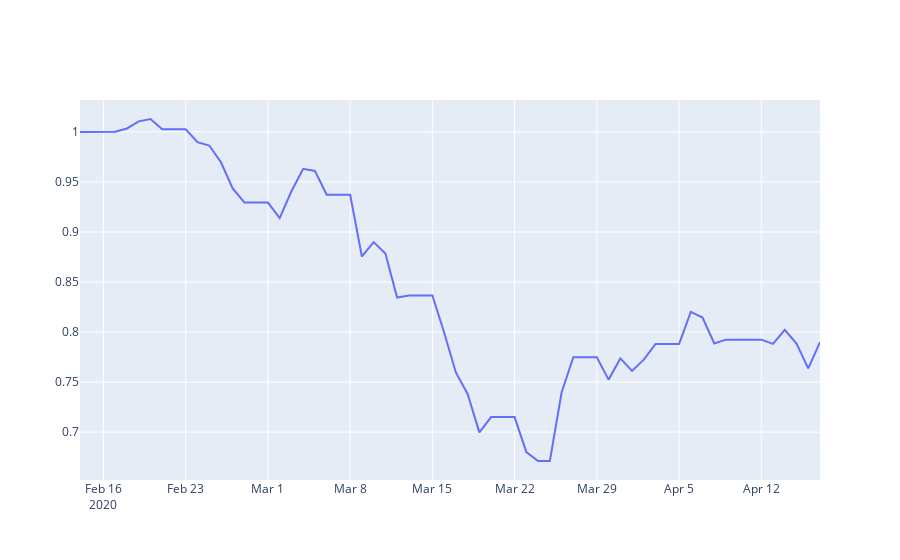

Notebook code cell kept with this figure:
### Markdown cell above
# Indonesia

### Code cell
indices_by_code = indices.set_index('Code')
#print(indices_by_code)
fig = go.Figure()
#print(returns_by_sector)
#eur = pd.DataFrame(index=normalized.index)#normalized[normalized[by_curr['EUR']]]
#print(eur)
for c in by_curr['IDR']:
    if c not in normalized.columns:
        continue
    #print(c)
   # print(returns_by_sector[k])
    fig.add_trace(go.Scatter(
                    x=normalized[c].index,
                    y=normalized[c],
                    name=indices_by_code.loc[c]['Name'],
                    #line_color='deepskyblue',
                    opacity=1))
fig.show()

### Figure 1 — Plotly figure (JSON) as saved in the notebook; plotly's stock layout.template omitted (floating-point values rounded to 4 significant figures)
{"data": [{"name": "Jakarta Stock Exchange Composite Index", "opacity": 1, "type": "scatter", "x": ["2020-02-14", "2020-02-15", "2020-02-16", "2020-02-17", "2020-02-18", "2020-02-19", "2020-02-20", "2020-02-21", "2020-02-22", "2020-02-23", "2020-02-24", "2020-02-25", "2020-02-26", "2020-02-27", "2020-02-28", "2020-02-29", "2020-03-01", "2020-03-02", "2020-03-03", "2020-03-04", "2020-03-05", "2020-03-06", "2020-03-07", "2020-03-08", "2020-03-09", "2020-03-10", "2020-03-11", "2020-03-12", "2020-03-13", "2020-03-14", "2020-03-15", "2020-03-16", "2020-03-17", "2020-03-18", "2020-03-19", "2020-03-20", "2020-03-21", "2020-03-22", "2020-03-23", "2020-03-24", "2020-03-25", "2020-03-26", "2020-03-27", "2020-03-28", "2020-03-29", "2020-03-30", "2020-03-31", "2020-04-01", "2020-04-02", "2020-04-03", "2020-04-04", "2020-04-05", "2020-04-06", "2020-04-07", "2020-04-08", "2020-04-09", "2020-04-10", "2020-04-11", "2020-04-12", "2020-04-13", "2020-04-14", "2020-04-15", "2020-04-16", "2020-04-17"], "y": [1, 1, 1, 1.0, 1.003, 1.011, 1.013, 1.003, 1.003, 1.003, 0.9898, 0.9864, 0.9697, 0.9435, 0.9294, 0.9294, 0.9294, 0.9138, 0.9406, 0.963, 0.961, 0.9372, 0.9372, 0.9372, 0.8756, 0.8899, 0.8785, 0.8345, 0.8365, 0.8365, 0.8365, 0.7995, 0.7596, 0.7381, 0.6998, 0.715, 0.715, 0.715, 0.68, 0.6712, 0.6712, 0.7396, 0.7748, 0.7748, 0.7748, 0.7524, 0.7736, 0.7612, 0.7724, 0.788, 0.788, 0.788, 0.8202, 0.8145, 0.7886, 0.7924, 0.7924, 0.7924, 0.7924, 0.7881, 0.8022, 0.7885, 0.7637, 0.79]}], "layout": {}}
